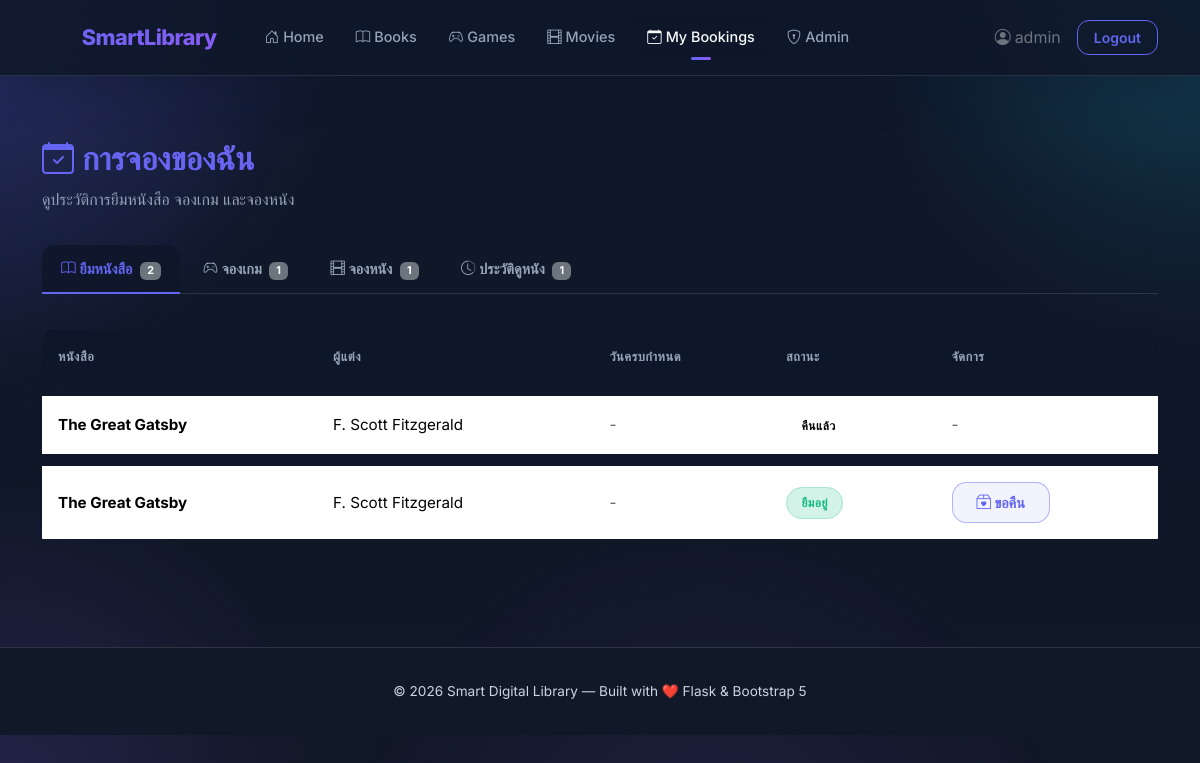
/my-bookings (signed in), run on the app's committed database.
### tables this page shows
CREATE TABLE borrow_requests (
            id INTEGER PRIMARY KEY AUTOINCREMENT,
            user_id INTEGER NOT NULL,
            book_id INTEGER NOT NULL,
            status TEXT NOT NULL DEFAULT 'pending',
            created_at DATETIME DEFAULT CURRENT_TIMESTAMP,
            updated_at DATETIME DEFAULT CURRENT_TIMESTAMP, borrow_days INTEGER DEFAULT 7, due_date DATETIME, return_requested INTEGER DEFAULT 0, returned_at DATETIME, approved_return INTEGER DEFAULT 0,
            FOREIGN KEY (user_id) REFERENCES users(id),
            FOREIGN KEY (book_id) REFERENCES books(id)
        );

CREATE TABLE books (
            id INTEGER PRIMARY KEY AUTOINCREMENT,
            title TEXT NOT NULL,
            author TEXT NOT NULL,
            category TEXT NOT NULL,
            description TEXT,
            cover_image TEXT,
            copies INTEGER NOT NULL DEFAULT 1,
            created_at DATETIME DEFAULT CURRENT_TIMESTAMP
        );

### app.py (the view)
    @app.route('/my-bookings')
    def my_bookings():
        if 'user_id' not in session:
            from flask import flash, redirect, url_for
            flash('กรุณาเข้าสู่ระบบก่อน', 'warning')
            return redirect(url_for('auth.login'))
        db = get_db()
        uid = session['user_id']
        borrows = db.execute('''
            SELECT br.*, b.title, b.author FROM borrow_requests br
            JOIN books b ON b.id=br.book_id WHERE br.user_id=?
            ORDER BY br.created_at DESC
        ''', (uid,)).fetchall()
        game_bks = db.execute('''
            SELECT gb.*, g.name as game_name, g.image as game_image, t.name as table_name
            FROM game_bookings gb JOIN games g ON g.id=gb.game_id
            JOIN tables t ON t.id=gb.table_id WHERE gb.user_id=?
            ORDER BY gb.created_at DESC
        ''', (uid,)).fetchall()
        movie_bks = db.execute('''
            SELECT mb.*, m.title as movie_title, m.poster_image as movie_image, r.name as room_name, m.duration_minutes
            FROM movie_bookings mb JOIN movies m ON m.id=mb.movie_id
            JOIN rooms r ON r.id=mb.room_id WHERE mb.user_id=?
            ORDER BY mb.created_at DESC
        ''', (uid,)).fetchall()
        watch_hist = db.execute('''
            SELECT wh.*, m.title, m.genre FROM watch_history wh
            JOIN movies m ON m.id=wh.movie_id WHERE wh.user_id=?
            ORDER BY wh.watched_at DESC
        ''', (uid,)).fetchall()
        return render_template('user/my_bookings.html', borrows=borrows,
                               game_bookings=game_bks, movie_bookings=movie_bks,
                               watch_history=watch_hist)

### templates/user/my_bookings.html (shortened to what this page needs)
{% extends "base.html" %}
{% block content %}
<div class="page-header">
    <h1><i class="bi bi-calendar-check me-2"></i>การจองของฉัน</h1>
    <p>ดูประวัติการยืมหนังสือ จองเกม และจองหนัง</p>
</div>
<ul class="nav nav-tabs nav-tabs-custom mb-4" role="tablist">
    <li class="nav-item"><a class="nav-link active" data-bs-toggle="tab" href="#tabBorrows"><i class="bi bi-book me-1"></i>ยืมหนังสือ <span class="badge bg-secondary ms-1">{{ borrows|length }}</span></a></li>
    <li class="nav-item"><a class="nav-link" data-bs-toggle="tab" href="#tabGames"><i class="bi bi-controller me-1"></i>จองเกม <span class="badge bg-secondary ms-1">{{ game_bookings|length }}</span></a></li>
    <li class="nav-item"><a class="nav-link" data-bs-toggle="tab" href="#tabMovies"><i class="bi bi-film me-1"></i>จองหนัง <span class="badge bg-secondary ms-1">{{ movie_bookings|length }}</span></a></li>
    <li class="nav-item"><a class="nav-link" data-bs-toggle="tab" href="#tabHistory"><i class="bi bi-clock-history me-1"></i>ประวัติดูหนัง <span class="badge bg-secondary ms-1">{{ watch_history|length }}</span></a></li>
</ul>
<div class="tab-content">
    <div class="tab-pane fade show active" id="tabBorrows">
        {% if borrows %}
        <div class="table-responsive">
            <table class="table table-custom">
                <thead><tr><th>หนังสือ</th><th>ผู้แต่ง</th><th>วันครบกำหนด</th><th>สถานะ</th><th>จัดการ</th></tr></thead>
                <tbody>
                {% for b in borrows %}
                <tr>
                    <td><strong>{{ b.title }}</strong></td>
                    <td>{{ b.author }}</td>
                    <td>
                        {% if b.due_date %}
                            {% set due_date = b.due_date %}
                            {% if due_date < now_str %}
                            <span class="badge bg-danger">{{ b.due_date[:16] }}</span>
                            {% else %}
                            <span class="text-secondary">{{ b.due_date[:16] }}</span>
                            {% endif %}
                        {% else %}
                        <span class="text-muted">-</span>
                        {% endif %}
                    </td>
                    <td>
                        {% if b.status == 'pending' %}
                        <span class="badge-status badge-pending">รอการอนุมัติ</span>
                        {% elif b.status == 'approved' %}
                        <span class="badge-status badge-confirmed">ยืมอยู่</span>
                        {% elif b.status == 'return_pending' %}
                        <span class="badge-status badge-warning">รอการคืน</span>
                        {% elif b.status == 'returned' %}
                        <span class="badge-status badge-success">คืนแล้ว</span>
                        {% elif b.status == 'rejected' %}
                        <span class="badge-status badge-cancelled">ไม่อนุมัติ</span>
                        {% else %}
                        <span class="badge-status">{{ b.status }}</span>
                        {% endif %}
                    </td>
                    <td>
                        {% if b.status == 'approved' and not b.return_requested %}
                        <form method="POST" action="{{ url_for('books.request_return', borrow_id=b.id) }}" style="display:inline;">
                            <button type="submit" class="btn btn-sm btn-outline-custom" onclick="return confirm('ขอคืนหนังสือเล่มนี้?')">
                                <i class="bi bi-box2-heart"></i> ขอคืน
                            </button>
                        </form>
                        {% else %}
                        <span class="text-muted text-sm">-</span>
                        {% endif %}
                    </td>
                </tr>
                {% endfor %}
                </tbody>
            </table>
        </div>
        {% else %}
        <div class="text-center py-5"><i class="bi bi-book" style="font-size:3rem;color:var(--text-muted);"></i><p class="text-secondary mt-2">ยังไม่มีการยืมหนังสือ</p></div>
        {% endif %}
    </div>
</div>
{% endblock %}

### static/css/style.css (style rules this page uses)
:root { --bg-primary: #0F172A; --bg-secondary: #111827; --bg-card: rgba(15, 23, 42, 0.82); --bg-card-hover: rgba(30, 41, 59, 0.92); --bg-glass: rgba(15, 23, 42, 0.45); --border-glass: rgba(255, 255, 255, 0.12); --text-primary: #F8FAFC; --text-secondary: #94A3B8; --text-muted: #CBD5E1; --accent-primary: #6366F1; --accent-secondary: #8B5CF6; --accent-cyan: #22D3EE; --accent-success: #10B981; --accent-warning: #F59E0B; --accent-danger: #EF4444; --accent-info: #38BDF8; --gradient-primary: linear-gradient(135deg, #6366F1 0%, #8B5CF6 100%); --gradient-secondary: linear-gradient(135deg, #22D3EE 0%, #8B5CF6 100%); --gradient-warm: linear-gradient(135deg, #A78BFA 0%, #7C3AED 100%); --gradient-sunset: linear-gradient(135deg, #F59E0B 0%, #EF4444 100%); --gradient-bg: radial-gradient(circle at top left, rgba(99, 102, 241, 0.2), transparent 25%), radial-gradient(circle at top right, rgba(34, 211, 238, 0.15), transparent 24%), radial-gradient(circle at bottom left, rgba(139, 92, 246, 0.16), transparent 22%), linear-gradient(180deg, #0F172A 0%, #111827 100%); --shadow-sm: 0 8px 24px rgba(15, 23, 42, 0.3); --shadow-md: 0 12px 30px rgba(15, 23, 42, 0.35); --shadow-lg: 0 20px 60px rgba(15, 23, 42, 0.45); --shadow-glow: 0 0 40px rgba(99, 102, 241, 0.22); --radius-sm: 12px; --radius-md: 18px; --radius-lg: 24px; --radius-xl: 30px; --transition: all 0.3s ease; }
* { margin: 0; padding: 0; box-sizing: border-box; }
body { font-family: 'Inter', -apple-system, BlinkMacSystemFont, sans-serif; background: var(--gradient-bg); color: var(--text-primary); min-height: 100vh; overflow-x: hidden; line-height: 1.7; }
body::before { content: ''; position: fixed; top: -40%; left: -40%; width: 180%; height: 180%; background: radial-gradient(circle at 15% 20%, rgba(99, 102, 241, 0.18), transparent 22%), radial-gradient(circle at 80% 10%, rgba(34, 211, 238, 0.14), transparent 20%), radial-gradient(circle at 55% 85%, rgba(139, 92, 246, 0.12), transparent 22%); animation: bgFloat 24s ease-in-out infinite; z-index: -1; pointer-events: none; }
.page-header { padding: 2rem 0 1rem; }
.page-header h1 { font-weight: 800; font-size: 2rem; background: var(--gradient-primary); -webkit-background-clip: text; -webkit-text-fill-color: transparent; background-clip: text; }
.page-header p { color: var(--text-secondary); font-size: 1rem; }
.btn-outline-custom { background: rgba(99, 102, 241, 0.08); border: 1.5px solid rgba(99, 102, 241, 0.45); color: var(--accent-primary); font-weight: 700; padding: 0.55rem 1.5rem; border-radius: calc(var(--radius-sm) * 1.2); transition: all 0.3s ease; font-size: 0.9rem; }
.badge-status { padding: 0.45rem 0.9rem; border-radius: 999px; font-weight: 700; font-size: 0.75rem; text-transform: uppercase; letter-spacing: 0.5px; background: rgba(255, 255, 255, 0.06); border: 1px solid rgba(255, 255, 255, 0.08); }
.badge-approved, .badge-confirmed { background: rgba(16, 185, 129, 0.18); color: var(--accent-success); border-color: rgba(16, 185, 129, 0.22); }
.table-custom { color: var(--text-primary); font-size: 0.95rem; border-collapse: separate; border-spacing: 0 0.8rem; }
.table-custom thead th { background: rgba(15, 23, 42, 0.9); color: var(--text-secondary); font-weight: 700; font-size: 0.8rem; text-transform: uppercase; letter-spacing: 0.5px; border: none; padding: 1rem 1rem; }
.table-custom tbody tr { background: rgba(15, 23, 42, 0.8); border: 1px solid rgba(255, 255, 255, 0.08); border-radius: var(--radius-md); }
.table-custom tbody td { border: none; padding: 1rem 1rem; vertical-align: middle; }
.table-responsive { overflow: hidden; border-radius: var(--radius-xl); }
.nav-tabs-custom { border-bottom: 1px solid var(--border-glass); gap: 0.25rem; }
.nav-tabs-custom .nav-link { color: var(--text-secondary); border: none; font-weight: 600; font-size: 0.9rem; padding: 0.7rem 1.2rem; border-radius: var(--radius-sm) var(--radius-sm) 0 0; transition: var(--transition); }
.nav-tabs-custom .nav-link.active { background: var(--bg-card); color: var(--accent-primary); border-bottom: 2px solid var(--accent-primary); }

### data on the page
borrow_requests: title "The Great Gatsby", author "F. Scott Fitzgerald", status "คืนแล้ว"
borrow_requests: title "The Great Gatsby", author "F. Scott Fitzgerald", status "ยืมอยู่"

### other printed values
{{ current_user.username }} "admin"
{{ borrows|length }} "2"
{{ game_bookings|length }} "1"
{{ movie_bookings|length }} "1"
{{ watch_history|length }} "1"
